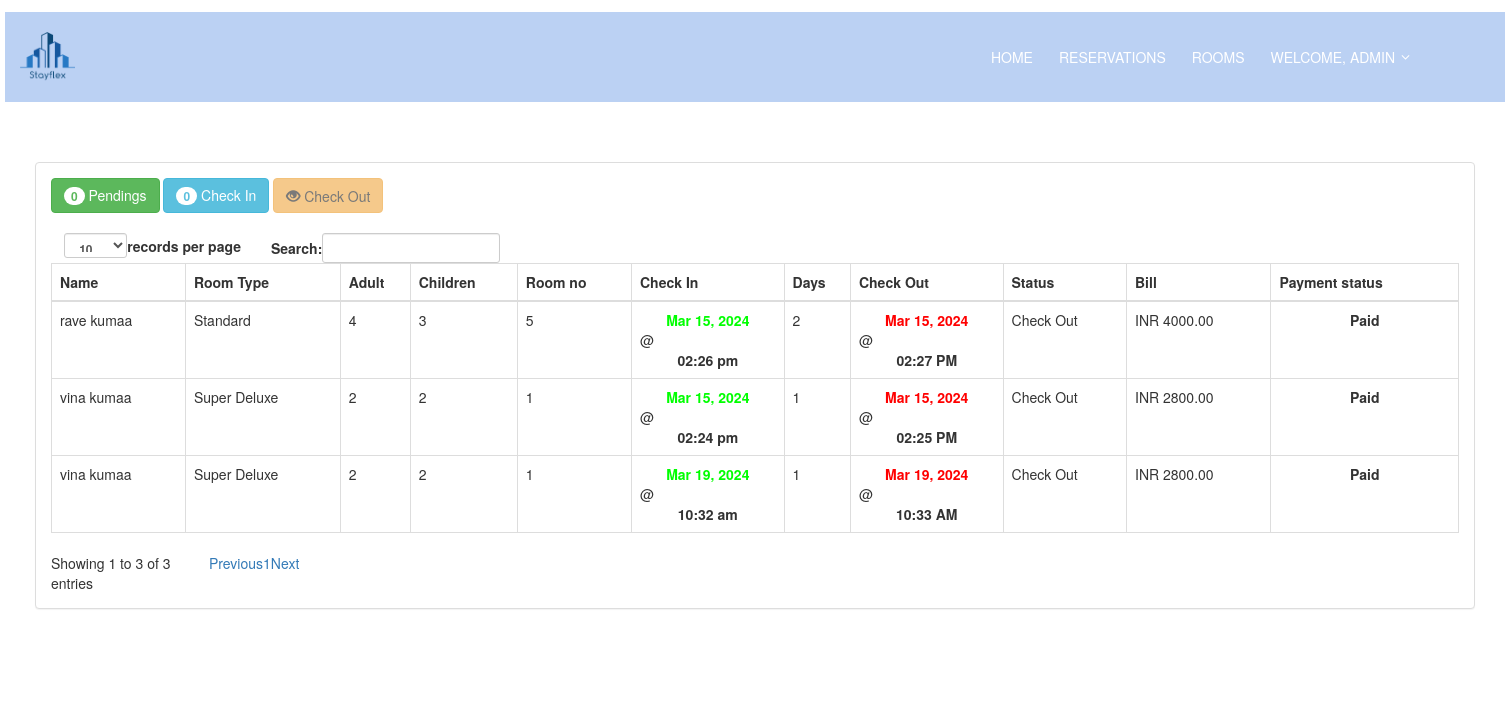
The page /admin/checkout.php (signed in) on the database its author committed.
### tables this page shows
CREATE TABLE `transaction` (
  `transaction_id` int(11) NOT NULL,
  `guest_id` int(11) NOT NULL,
  `user` int(11) NOT NULL,
  `room_id` int(11) NOT NULL,
  `room_no` int(5) NOT NULL,
  `status` varchar(20) NOT NULL,
  `days` int(2) NOT NULL,
  `checkin` date NOT NULL,
  `checkin_time` time NOT NULL,
  `checkout` date NOT NULL,
  `checkout_time` time NOT NULL,
  `bill` varchar(10) NOT NULL
);

CREATE TABLE `guest` (
  `guest_id` int(11) NOT NULL,
  `user` int(11) NOT NULL,
  `firstname` varchar(50) NOT NULL,
  `middlename` varchar(30) NOT NULL,
  `lastname` varchar(40) NOT NULL,
  `address` varchar(50) NOT NULL,
  `contactno` varchar(13) NOT NULL,
  `adult` int(11) NOT NULL,
  `child` int(11) NOT NULL
);

CREATE TABLE `room` (
  `room_id` int(11) NOT NULL,
  `room_type` varchar(50) NOT NULL,
  `total` int(100) NOT NULL,
  `price` varchar(11) NOT NULL,
  `photo` varchar(100) NOT NULL,
  `description` varchar(255) NOT NULL
);

### admin/checkout.php (the view, shortened to what this page needs)
<?php
include "includes/header.php";
?>
<section class="destinations-area section-gap">
	<div class="container">
	<div class = "container-fluid">
		<div class = "panel panel-default">
			<?php
				$q_p = $conn->query("SELECT COUNT(*) as total FROM `transaction` WHERE `status` = 'Pending'") or die(mysqli_error());
				$f_p = $q_p->fetch_array();
				$q_ci = $conn->query("SELECT COUNT(*) as total FROM `transaction` WHERE `status` = 'Check In'") or die(mysqli_error());
				$f_ci = $q_ci->fetch_array();
			?>
			<div class = "panel-body">
				<a class = "btn btn-success" href = "reserve.php"><span class = "badge"><?php echo $f_p['total']?></span> Pendings</a>
				<a class = "btn btn-info" href = "checkin.php"><span class = "badge"><?php echo $f_ci['total']?></span> Check In</a>
				<a class = "btn btn-warning disabled"><i class = "glyphicon glyphicon-eye-open"></i> Check Out</a>
				<br />
				<br />
				<table id = "table" class = "table table-bordered">
					<thead>
						<tr>
							<th>Name</th>
							<th>Room Type</th>
							<th>Adult</th>
							<th>Children</th>
							<th>Room no</th>
							<th>Check In</th>
							<th>Days</th>
							<th>Check Out</th>
							<th>Status</th>
							<th>Bill</th>
							<th>Payment status</th>
						</tr>
					</thead>
					<tbody>
						<?php
							$query = $conn->query("SELECT * FROM `transaction` NATURAL JOIN `guest` NATURAL JOIN `room` WHERE `status` = 'Check Out'") or die(mysqli_query());
							while($fetch = $query->fetch_array()){
						?>
						<tr>
							<td><?php echo $fetch['firstname']." ".$fetch['lastname']?></td>
							<td><?php echo $fetch['room_type']?></td>
							<td><?php echo $fetch['adult']?></td>
							<td><?php echo $fetch['child']?></td>
							<td><?php echo $fetch['room_no']?></td>
							<td><?php echo "<label style = 'color:#00ff00;'>".date("M d, Y", strtotime($fetch['checkin']))."</label>"." @ "."<label>".date("h:i a", strtotime($fetch['checkin_time']))."</label>"?></td>
							<td><?php echo $fetch['days']?></td>
							<td><?php echo "<label style = 'color:#ff0000;'>".date("M d, Y", strtotime($fetch['checkout']))."</label>"." @ "."<label>".date("h:i A", strtotime($fetch['checkout_time']))."</label>"?></td>
							<td><?php echo $fetch['status']?></td>
							<td><?php echo "INR ".$fetch['bill'].".00"?></td>
							<td><label class = "">Paid</label></td>
						</tr>
						<?php
							}
						?>
					</tbody>
				</table>
			</div>
		</div>
	</div>
	</div>
</section>
<?php
	include "includes/footer.php";
?>

### css/main.css (style rules this page uses)
body { color: #777777; font-family: "Poppins", sans-serif; font-size: 14px; font-weight: 300; line-height: 1.625em; position: relative; }
a { -webkit-transition: all 0.3s ease 0s; -moz-transition: all 0.3s ease 0s; -o-transition: all 0.3s ease 0s; transition: all 0.3s ease 0s; }
a, a:focus, a:hover { text-decoration: none; outline: 0; }
.btn i, .btn-large i, .btn-floating i, .btn-large i, .btn-flat i { font-size: 1em; line-height: inherit; }
td, th { border-radius: 0px; }
.section-gap { padding: 60px 0; }
.destinations-area { background: #ffffff; }

### rows shown on the page
transaction: guest.firstname "vina", guest.lastname "kumaa", room.room_type "Super Deluxe", guest.adult "2", guest.child "2", room_no "1", checkin "Mar 15, 2024", checkin_time "02:24 pm", days "1", checkout "Mar 15, 2024", checkout_time "02:25 PM", status "Check Out", bill "2800"
transaction: guest.firstname "rave", guest.lastname "kumaa", room.room_type "Standard", guest.adult "4", guest.child "3", room_no "5", checkin "Mar 15, 2024", checkin_time "02:26 pm", days "2", checkout "Mar 15, 2024", checkout_time "02:27 PM", status "Check Out", bill "4000"
transaction: guest.firstname "vina", guest.lastname "kumaa", room.room_type "Super Deluxe", guest.adult "2", guest.child "2", room_no "1", checkin "Mar 19, 2024", checkin_time "10:32 am", days "1", checkout "Mar 19, 2024", checkout_time "10:33 AM", status "Check Out", bill "2800"

### other values the page prints
$_SESSION["username"] "ADMIN"
$f_p['total'] "0"
$f_ci['total'] "0"
